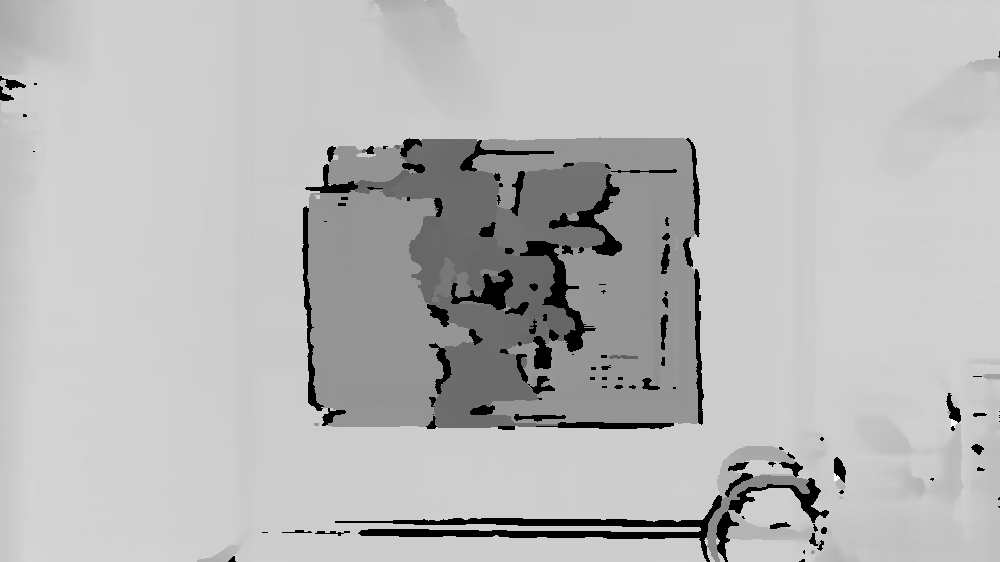
#> input picture data/train/depth/A_7a82597b_depth.png, 1000 x 562 px, shrunk from 3840 x 2160 before the run, given in place of B_25f56695.png, which was not available
$ jupyter execute --allow-errors agc_partA_EDA_image.ipynb
#> lines starting #> are read from the running program, lines starting #| are printed output that depends on the picture; after the words box and inside, x2 and y2 are one past the last pixel; in counts of white or black regions, pixels touching at a corner belong together; pictures that were not available may be replaced by others from this repository, and a replacement may not be noted
[cell 1]
import cv2
import numpy as np
import matplotlib.pyplot as plt
from PIL import Image

[cell 2]
# Load images
rgb_path = "../data/train/rgb/B_25f56695.png"
depth_path = "../data/train/depth/B_25f56695_depth.png"
#rgb_image = Image.open("../data/train/rgb/B_25f56695.png").convert("RGB")
#depth_image = Image.open("../data/train/depth/B_25f56695_depth.png").convert("L")

[cell 3]
# Load images using cv2
#rgb_image = cv2.imread(rgb_path, cv2.COLOR_BGR2RGB)
#depth_image = cv2.imread(depth_path)

[cell 4]
# load images using Image
rgb_image = Image.open(rgb_path).convert("RGB")
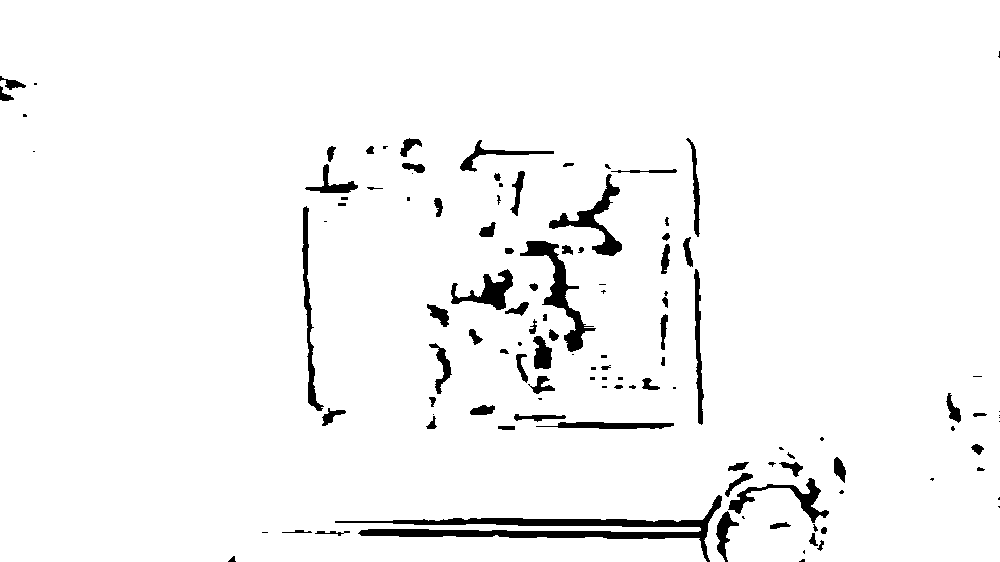
#> rgb_image: PIL image 1000x562 RGB; 96.2% white; 118 black regions (41 under 20 px), largest, box (x1, y1, x2, y2) and area: (335, 495, 722, 562) 4780, (520, 241, 596, 352) 1794, (549, 174, 622, 256) 1365
depth_image = Image.open(depth_path).convert("L")
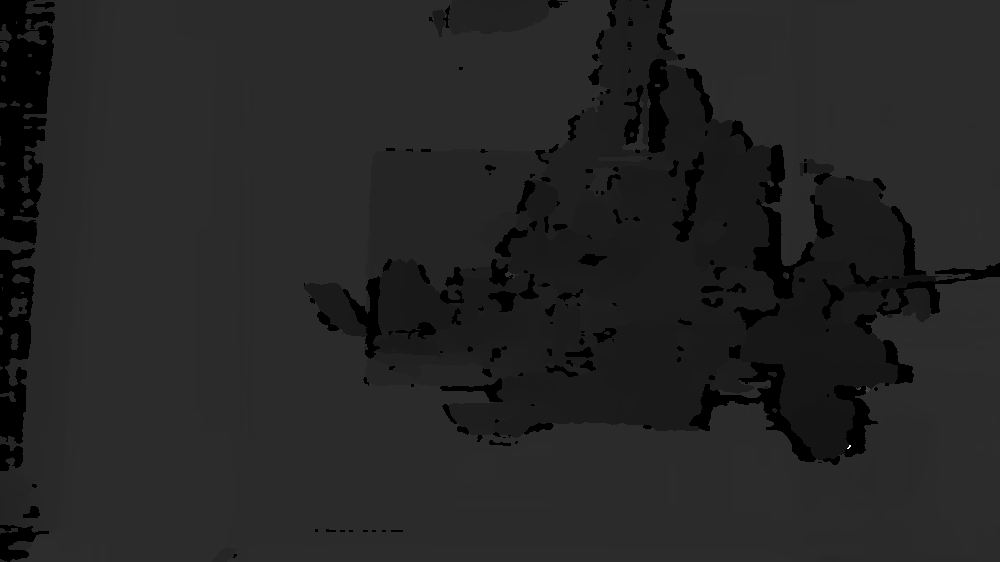
#> input picture data/train/depth/B_25f56695_depth.png, 1000 x 562 px, shrunk from 3840 x 2160 before the run
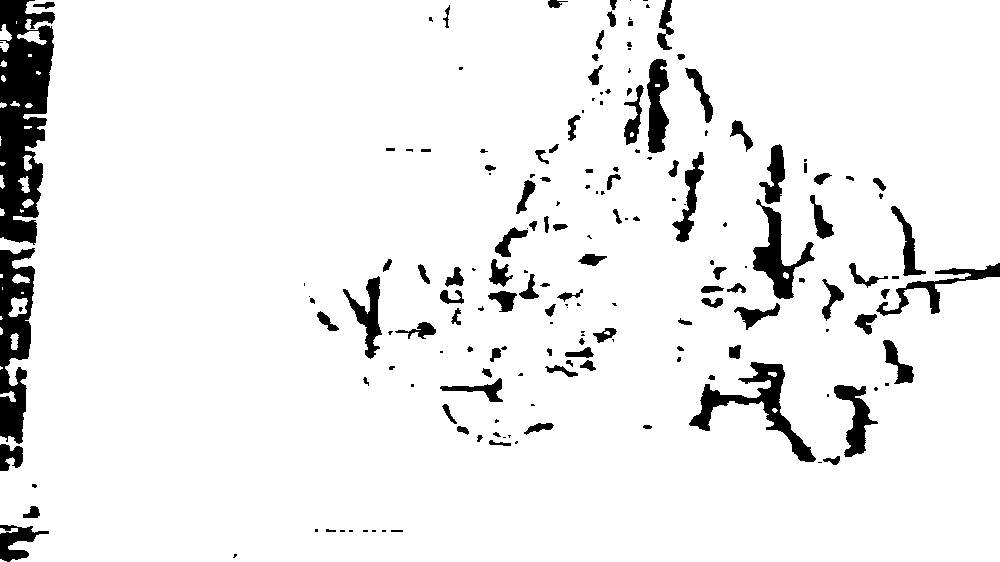
#> depth_image: PIL image 1000x562 L; 92.9% white; 181 black regions (74 under 20 px), largest, box (x1, y1, x2, y2) and area: (0, 0, 55, 245) 9110, (0, 248, 35, 444) 4317, (689, 362, 816, 462) 2831

[cell 5]
rgb_image = np.array(rgb_image)
depth_image = np.array(depth_image)

[cell 6]
# Check if images are loaded correctly
if rgb_image is None or depth_image is None:
    print("Error loading images")
    exit()

[cell 7]
print(rgb_image.shape, depth_image.shape)
#| (562, 1000, 3) (562, 1000)

# Split the RGB image into its channels
b_channel, g_channel, r_channel = cv2.split(rgb_image)

# Split the depth image into its channels
#> (the rest of this cell did not finish here and is left out)
